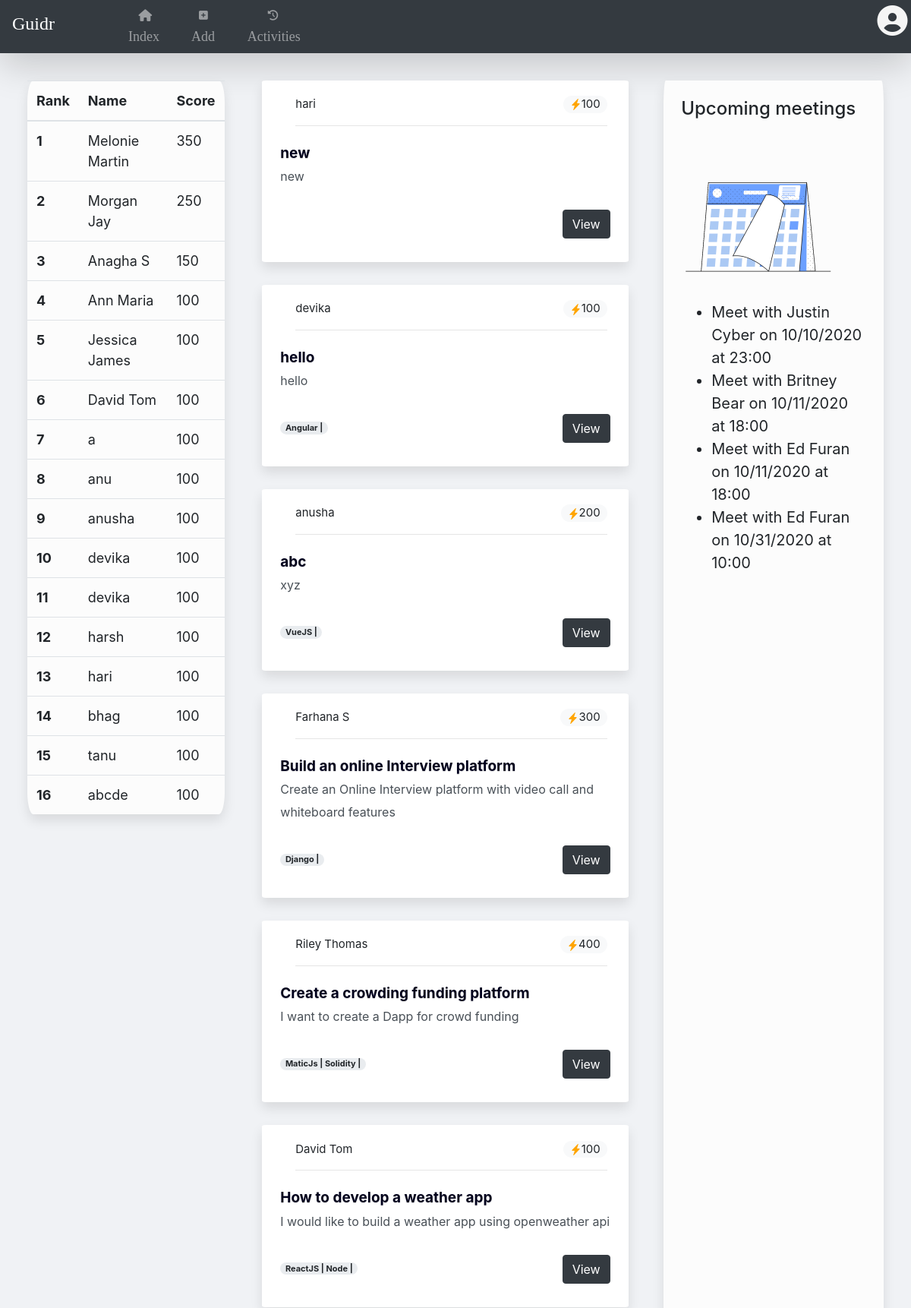
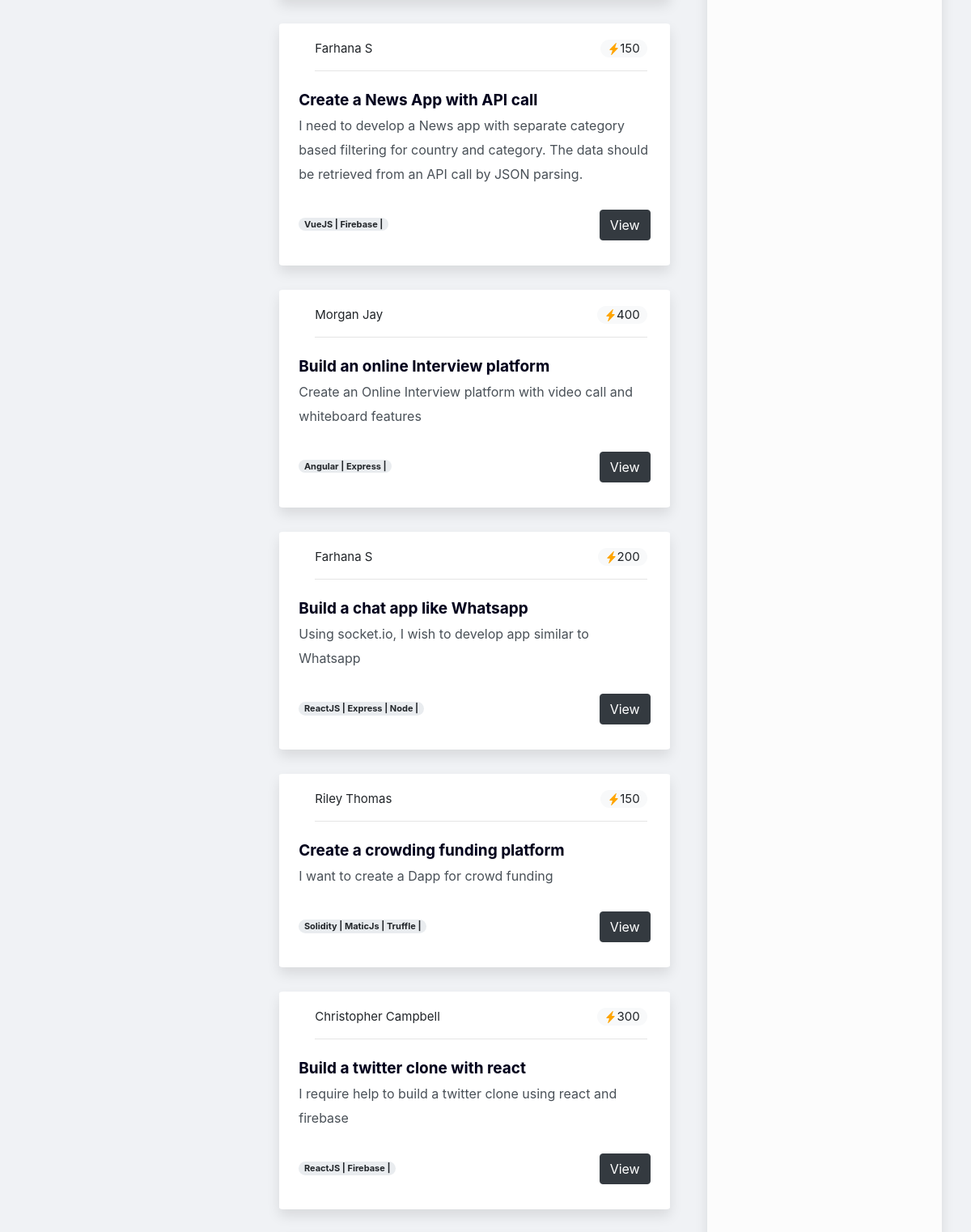
Page /index (signed in, upper part) on the committed database (2 pictures, top to bottom).
### app.py (models this page shows)
class User(db.Model):
    id = db.Column(db.Integer, primary_key=True)
    username = db.Column(db.String(50))
    password = db.Column(db.String(50))
    typeOfAccount = db.Column(db.String(10))
    credentials = db.Column(db.String(50))
    about = db.Column(db.String(50))
    skills = db.Column(db.String(50))
    institute = db.Column(db.String(50))
    verifiedskills = db.Column(db.String(50))
    github = db.Column(db.String(50))
    linkedin = db.Column(db.String(50))
    score = db.Column(db.Integer, default=100)

class Question(db.Model):
    id = db.Column(db.Integer, primary_key=True)
    question = db.Column(db.String(50))
    shortdescription = db.Column(db.String(200))
    detaileddescription = db.Column(db.String(200))
    pay = db.Column(db.Integer)
    tags=db.Column(db.String(50))
    status = db.Column(db.Integer, default='Pending')
    askedby_id = db.Column(db.Integer, db.ForeignKey('user.id'))
    askedby_name = db.Column(db.String(200))
    askedby_img = db.Column(db.String(200))

class Interview(db.Model):
    id = db.Column(db.Integer, primary_key=True)
    status = db.Column(db.String(50), default='Pending')
    date = db.Column(db.Integer)
    time = db.Column(db.Integer)
    user_id = db.Column(db.Integer, db.ForeignKey('user.id'))
    recruiter_id = db.Column(db.Integer, db.ForeignKey('recruiter.id'))
    username = db.Column(db.String(50))
    userabout = db.Column(db.String(50))
    recruitername = db.Column(db.String(50))

### app.py (the view)
@app.route('/index')
def index():
    user_id = session['user']
    username = User.query.get(session['user']).username
    print('*' * 30)
    print('YOU ARE LOGGINED IN AS', username)  # All those print statments are for testing purpose. Ignore them
    print('*' * 30)
    flash("welcome {}".format(username))
    today = time.strftime("%m/%d/%Y")
    showQuestion = Question.query.order_by(desc(Question.id))
    rank_user = User.query.order_by(desc(User.score))
    interview = Interview.query.filter_by(user_id=user_id).filter_by(status='Confirmed').order_by(Interview.date).all()
    return render_template('index.html', showQuestion=showQuestion, rank_user=rank_user, interview=interview,
                           today=today)

### templates/index.html (shortened to what this page needs)
{% extends "layout.html"%}
{% block content%}
<body style="margin:0;padding:0;">
<div class="row">
    <div class="col-3" style="margin-right:3%">
        <table class="table table-hover"
               style="box-shadow: 0 8px 16px rgba(0, 0, 0, .1); background:#fcfcfc;; border-radius:3%;font-size:18px">
            <thead>
            <tr>
                <th scope="col">Rank</th>
                <th scope="col">Name</th>
                <th scope="col">Score</th>
            </tr>
            </thead>
            <tbody>
            <tr>
                {% for i in rank_user %}
                {%if i.score > 0%}
                <th scope="row">{{ loop.index }}</th>
                <td>{{i.username}}</td>
                <td>{{i.score}}</td>
            </tr>
            {% endif %}
            {% endfor %}
            </tbody>
        </table>
    </div>
    <div class="col-5" style="margin-right:3%">
        <div class="homeDiv">
            {% for i in showQuestion %}
            <div class="row"
                 style="box-shadow: 0 8px 16px rgba(0, 0, 0, .1); background:#fff; padding:2%; border-radius:1%">
                <div class="col-12">
                    <div class="media m-1">
                        <div class="media-body">
                            <p style="margin:7px 0;font-size:15px">{{i.askedby_name}}
                                <span class="badge--md badge-light badge-pill" style="float:right">
                        <svg width="1em" height="1em" viewBox="0 0 16 16" class="bi bi-lightning-fill" fill="orange"
                             xmlns="http://www.w3.org/2000/svg">
            <path fill-rule="evenodd"
                  d="M11.251.068a.5.5 0 0 1 .227.58L9.677 6.5H13a.5.5 0 0 1 .364.843l-8 8.5a.5.5 0 0 1-.842-.49L6.323 9.5H3a.5.5 0 0 1-.364-.843l8-8.5a.5.5 0 0 1 .615-.09z"/>
                </svg>{{i.pay}}</span>
                            </p>
                            <hr>
                        </div>
                    </div>
                    <b style=" font-size:19px" class="text-color">{{ i.question }}</b>
                    <br>
                    <span style="color:#495057;font-size:16px"> {{i.shortdescription }}</span>
                    <br><br>
                    <span class="badge badge-pill" style="background-color:#e9ecef;font-size:11px">{{i.tags}}</span>
                    <button type="submit" class="btn btn-dark " value="{{ i.id }}"
                            style="color:white !important;float:right">
                        <a href="{{ url_for('ParticularQuestion', questionid=i.id, user=False) }}" style="color:white">
                            View </a>
                    </button>
                    <br><br>
                </div>
            </div>
            <br>
            {% endfor %}
        </div>
    </div>
    <div class="col-3 "
         style="margin-left:1%;box-shadow: 0 8px 16px rgba(0, 0, 0, .1); background:#fcfcfc; padding:2%; border-radius:1%">
        <div>
            <h4>Upcoming meetings</h4><br>
            <img class="d-block img-fluid" src="/static/calender.gif" width="200">
            {% if interview %}
            <ul>
                {% for i in interview %}
                {% if i.date == today %}
                <li><b>Today, meeting with {{i.recruitername}} on at {{i.time}}</b></li>
                <button type="submit" class="btn  btn-light">
                    <a href="https://us04web.zoom.us/j/74710727644?pwd=SEZQTzJqOExCcnFiN1ZtVlhDZWhYZz09"
                    >Join <br> Meeting</a></button>
                <br><br><br><br>
                {% elif i.date > today %}
                <li> Meet with {{i.recruitername}} on {{i.date}} at {{i.time}}</li>
                {% endif %}
                {% endfor %}
            </ul>
            {% endif%}
        </div>
    </div>
</div>
</body>
{% endblock%}

### static/layout.css (style rules this page uses)
body { color: #1864ab; background:#F0F2F5 !important; font-size:20px; }
.text-color { color:#00001c; text-shadow: 0px 1px 1px #dbdbdb; }
button { background-color:rgb(40,62,74); color:white; border-radius: 18px; }
li { font-size:20px; }
body { font-family: calibri; width: 100%; }

### rows in the picture
User: username "Melonie Martin", score "350"
User: username "Morgan Jay", score "250"
User: username "Anagha S", score "150"
User: username "Ann Maria", score "100"
User: username "Jessica James", score "100"
User: username "David Tom", score "100"
User: username "a", score "100"
User: username "anu", score "100"
User: username "anusha", score "100"
User: username "devika", score "100"
User: username "devika", score "100"
User: username "harsh", score "100"
User: username "hari", score "100"
User: username "bhag", score "100"
User: username "tanu", score "100"
User: username "abcde", score "100"
Question: askedby_name "hari", pay "100", question "new", shortdescription "new", {{ i.id }} 13 (drawn)
Question: askedby_name "devika", pay "100", question "hello", shortdescription "hello", tags "Angular |", {{ i.id }} 12 (drawn)
Question: askedby_name "anusha", pay "200", question "abc", shortdescription "xyz", tags "VueJS |", {{ i.id }} 11 (drawn)
Question: askedby_name "Farhana S", pay "300", question "Build an online Interview platform", shortdescription "Create an Online Interview platform with video call and whiteboard features", tags "Django |", {{ i.id }} 10 (drawn)
Question: askedby_name "Riley Thomas", pay "400", question "Create a crowding funding platform", shortdescription "I want to create a Dapp for crowd funding", tags "MaticJs | Solidity |", {{ i.id }} 9 (drawn)
Question: askedby_name "David Tom", pay "100", question "How to develop a weather app", shortdescription "I would like to build a weather app using openweather api", tags "ReactJS | Node |", {{ i.id }} 8 (drawn)
Question: askedby_name "Farhana S", pay "150", question "Create a News App with API call", shortdescription "I need to develop a News app with separate category based filtering for country and category. The data should be retrieved from an API call by JSON parsing.", tags "VueJS | Firebase |", {{ i.id }} 6 (drawn)
Question: askedby_name "Morgan Jay", pay "400", question "Build an online Interview platform", shortdescription "Create an Online Interview platform with video call and whiteboard features", tags "Angular | Express |", {{ i.id }} 5 (drawn)
Question: askedby_name "Farhana S", pay "200", question "Build a chat app like Whatsapp", shortdescription "Using socket.io, I wish to develop app similar to Whatsapp", tags "ReactJS | Express | Node |", {{ i.id }} 4 (drawn)
Question: askedby_name "Riley Thomas", pay "150", question "Create a crowding funding platform", shortdescription "I want to create a Dapp for crowd funding", tags "Solidity | MaticJs | Truffle |", {{ i.id }} 3 (drawn)
Question: askedby_name "Christopher Campbell", pay "300", question "Build a twitter clone with react", shortdescription "I require help to build a twitter clone using react and firebase", tags "ReactJS | Firebase |", {{ i.id }} 2 (drawn)
Interview: recruitername "Justin Cyber", date "10/10/2020", time "23:00"
Interview: recruitername "Britney Bear", date "10/11/2020", time "18:00"
Interview: recruitername "Ed Furan", date "10/11/2020", time "18:00"
Interview: recruitername "Ed Furan", date "10/31/2020", time "10:00"
